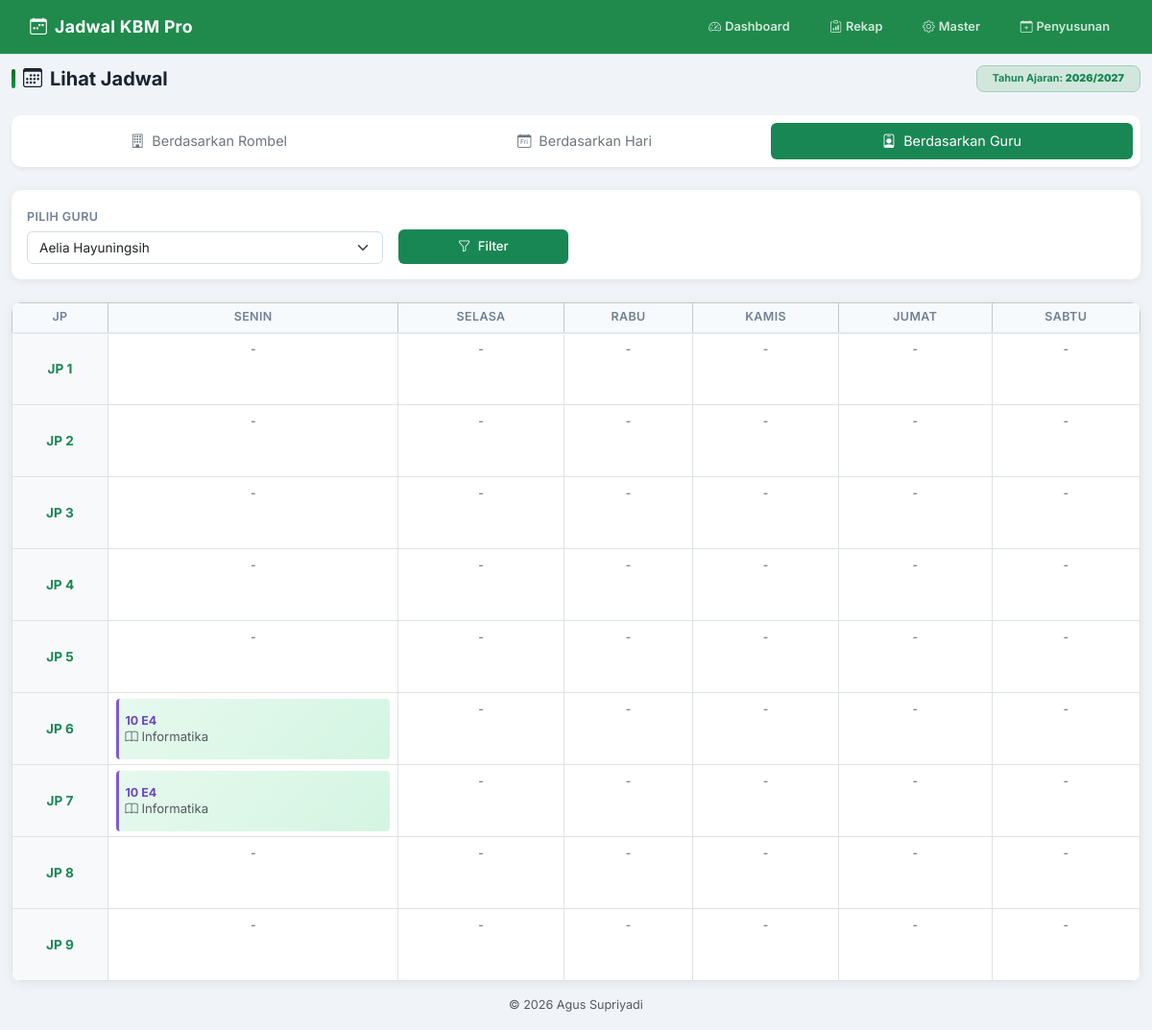
Page /view_schedule.php?tab=teacher&teacher_id=24 on the earlier database version.
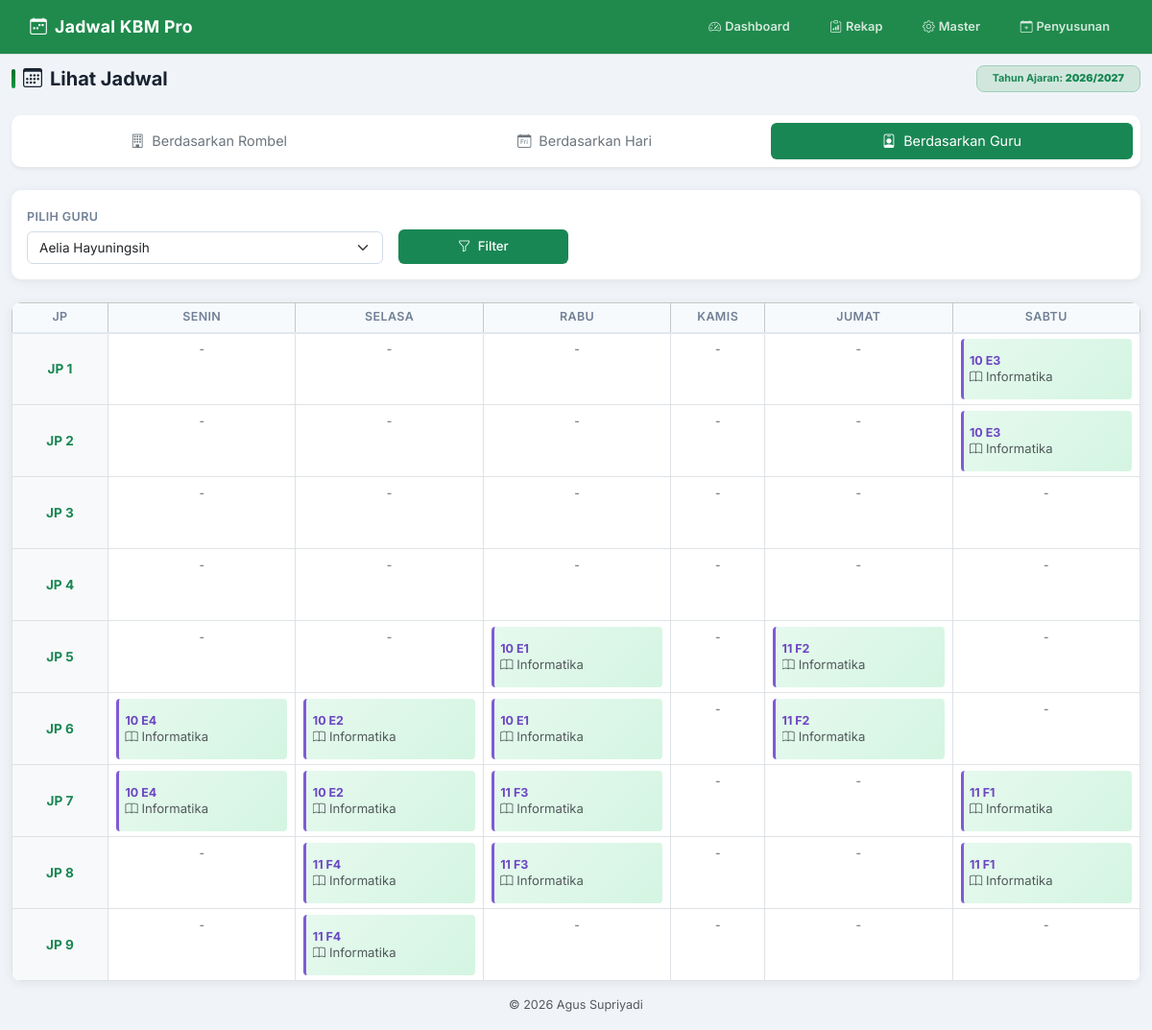
Same page on the later database version.
### tables this page shows
CREATE TABLE schedules(
 id INTEGER PRIMARY KEY AUTOINCREMENT,school_year_id INTEGER NOT NULL,day TEXT NOT NULL,jp INTEGER NOT NULL,
 class_id INTEGER NOT NULL,subject_id INTEGER NOT NULL,teacher_id INTEGER NOT NULL,notes TEXT,
 UNIQUE(school_year_id,day,jp,class_id),
 FOREIGN KEY(school_year_id) REFERENCES school_years(id) ON DELETE CASCADE,
 FOREIGN KEY(class_id) REFERENCES classes(id) ON DELETE CASCADE,
 FOREIGN KEY(subject_id) REFERENCES subjects(id) ON DELETE RESTRICT,
 FOREIGN KEY(teacher_id) REFERENCES teachers(id) ON DELETE RESTRICT);

### config/database.php (called while the page is built, shortened)
<?php
function e(?string $v): string
{
    return htmlspecialchars($v ?? '', ENT_QUOTES, 'UTF-8');
}

### view_schedule.php (the view, shortened to what the changed rows need)
<?php
require __DIR__ . '/config/database.php';
$pdo = db();
$days = ['Senin', 'Selasa', 'Rabu', 'Kamis', 'Jumat', 'Sabtu'];
$classes  = $pdo->query('SELECT * FROM classes ORDER BY name')->fetchAll();
$teachers = $pdo->query('SELECT * FROM teachers ORDER BY name')->fetchAll();
$year     = $pdo->query('SELECT * FROM school_years WHERE active=1 LIMIT 1')->fetch();
$tab = $_GET['tab'] ?? 'rombel';
$selected_class_id   = isset($_GET['class_id']) ? (int)$_GET['class_id'] : ($classes[0]['id'] ?? 0);
$selected_teacher_id = isset($_GET['teacher_id']) ? (int)$_GET['teacher_id'] : ($teachers[0]['id'] ?? 0);
$rows = [];
if ($tab === 'rombel' && $selected_class_id) {
    $stmt = $pdo->prepare("
        SELECT s.*, t.name teacher_name, sub.name subject_name
        FROM schedules s
        JOIN teachers t   ON t.id   = s.teacher_id
        JOIN subjects sub ON sub.id = s.subject_id
        WHERE s.school_year_id = ? AND s.class_id = ?
    ");
    $stmt->execute([$year['id'], $selected_class_id]);
    $rows = $stmt->fetchAll();
} elseif ($tab === 'teacher' && $selected_teacher_id) {
    $stmt = $pdo->prepare("
        SELECT s.*, c.name class_name, sub.name subject_name
        FROM schedules s
        JOIN classes c    ON c.id   = s.class_id
        JOIN subjects sub ON sub.id = s.subject_id
        WHERE s.school_year_id = ? AND s.teacher_id = ?
    ");
    $stmt->execute([$year['id'], $selected_teacher_id]);
    $rows = $stmt->fetchAll();
}
require __DIR__ . '/templates/header.php';
?>
<?php if ($tab === 'rombel' || $tab === 'teacher'): ?>
    <div class="card overflow-hidden">
        <div class="table-responsive">
            <table class="table table-sm table-bordered text-center align-middle mb-0" style="min-width: 750px;">
                <thead class="table-light">
                    <tr>
                        <th style="width: 100px;">JP</th>
                        <?php foreach ($days as $d): ?>
                            <th><?= e($d) ?></th>
                        <?php endforeach; ?>
                    </tr>
                </thead>
                <tbody>
                    <?php for ($jp = 1; $jp <= 9; $jp++): ?>
                        <tr>
                            <td class="fw-bold text-success bg-light">JP <?= $jp ?></td>
                            <?php foreach ($days as $d): ?>
                                <td class="p-2" style="height: 75px; vertical-align: top;">
                                    <?php
                                    $cell_found = false;
                                    foreach ($rows as $r) {
                                        if ($r['day'] === $d && (int)$r['jp'] === $jp) {
                                            $cell_found = true;
                                            if ($tab === 'rombel') {
                                                ?>
                                                <div class="cell-entry text-start">
                                                    <strong class="d-block"><?= e($r['subject_name']) ?></strong>
                                                    <small class="text-muted"><i class="bi bi-person me-1"></i><?= e($r['teacher_name']) ?></small>
                                                </div>
                                                <?php
                                            } else {
                                                ?>
                                                <div class="cell-entry text-start" style="border-left-color: #805ad5;">
                                                    <strong class="d-block" style="color: #6b46c1;"><?= e($r['class_name']) ?></strong>
                                                    <small class="text-muted"><i class="bi bi-book me-1"></i><?= e($r['subject_name']) ?></small>
                                                </div>
                                                <?php
                                            }
                                            break;
                                        }
                                    }
                                    if (!$cell_found): ?>
                                        <span class="text-muted" style="font-size: 0.75rem;">-</span>
                                    <?php endif; ?>
                                </td>
                            <?php endforeach; ?>
                        </tr>
                    <?php endfor; ?>
                </tbody>
            </table>
        </div>
    </div>
<?php endif; ?>
<?php require __DIR__ . '/templates/footer.php'; ?>

Differences in the rows shown:
added schedules: class_name "10 E3", subject_name "Informatika"
added schedules: class_name "10 E3", subject_name "Informatika"
added schedules: class_name "10 E1", subject_name "Informatika"
added schedules: class_name "11 F2", subject_name "Informatika"
added schedules: class_name "10 E2", subject_name "Informatika"
added schedules: class_name "10 E1", subject_name "Informatika"
added schedules: class_name "11 F2", subject_name "Informatika"
added schedules: class_name "10 E2", subject_name "Informatika"
added schedules: class_name "11 F3", subject_name "Informatika"
added schedules: class_name "11 F1", subject_name "Informatika"
added schedules: class_name "11 F4", subject_name "Informatika"
added schedules: class_name "11 F3", subject_name "Informatika"
added schedules: class_name "11 F1", subject_name "Informatika"
added schedules: class_name "11 F4", subject_name "Informatika"
